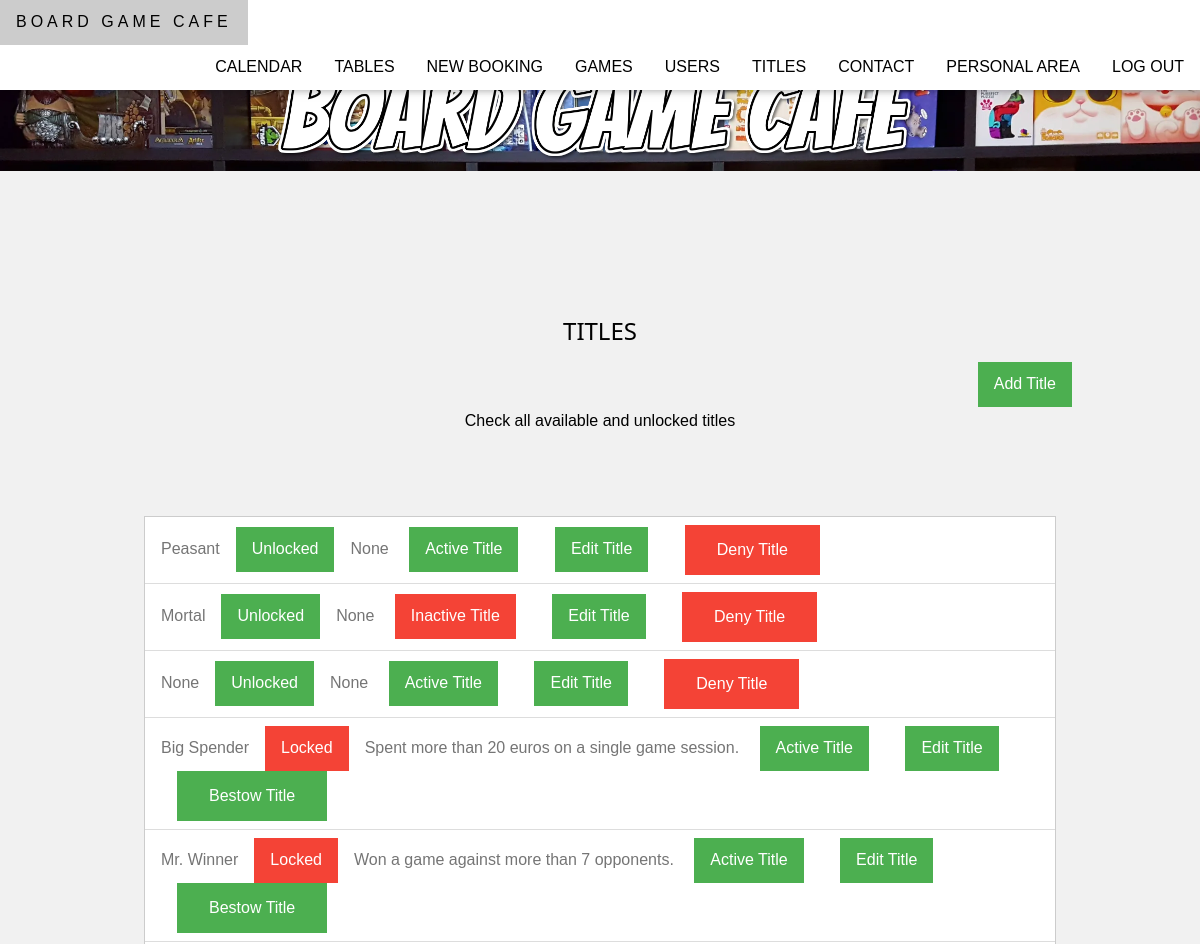
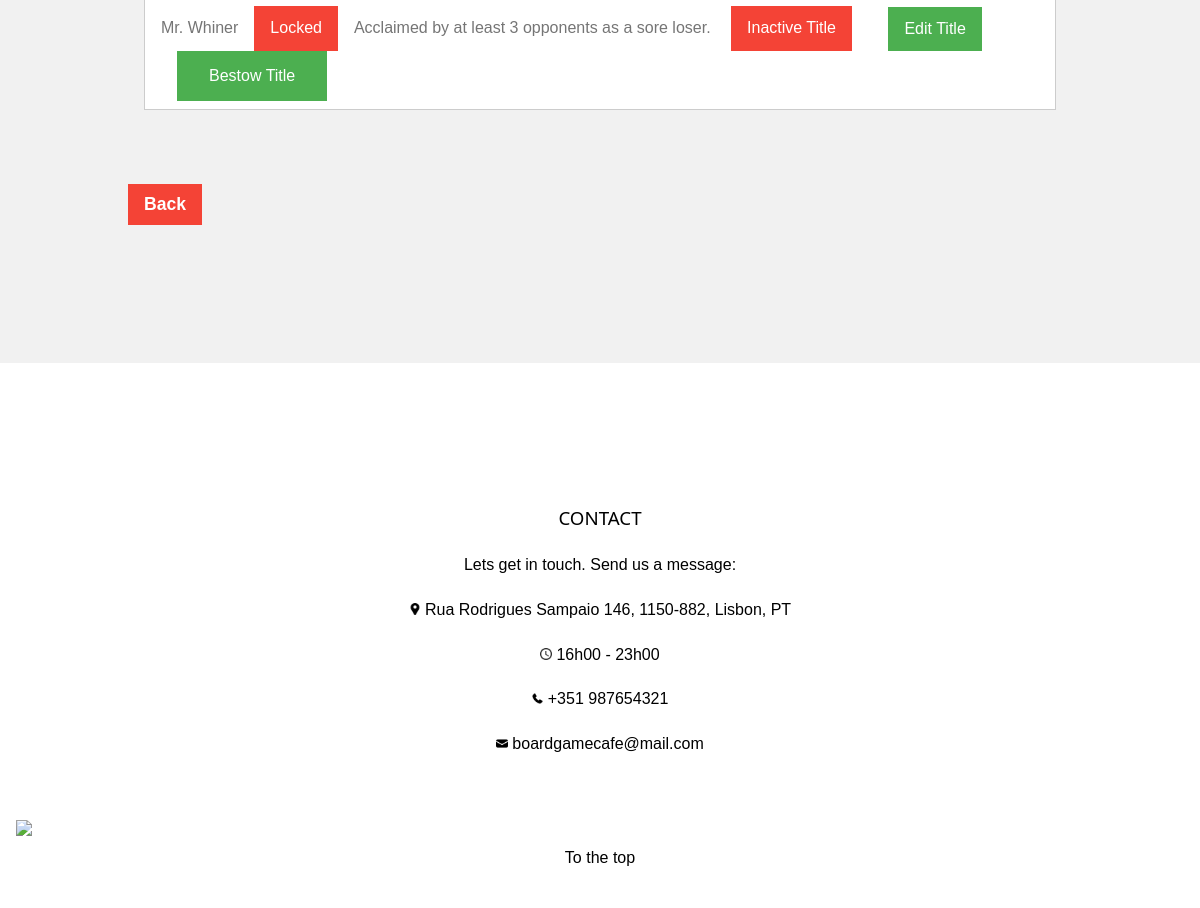
/boardgamecafe/titles (signed in), run on the app's committed database (2 pictures, top to bottom).
### boardgamecafe/models.py (models this page shows)
class Title(models.Model):
    designation = models.CharField(max_length=50, unique=True)
    unlock_conditions = models.TextField()
    log_is_active = models.BooleanField()
    log_date_created = models.DateTimeField()
    log_date_last_update = models.DateTimeField()

### boardgamecafe/views.py (the view)
# urls.py: path('titles', views.titles, name='titles'),
@login_required
def titles(request):
    if request.method == 'POST':
        user_id_title_id = request.POST.get('user_id_title_id')
        if user_id_title_id and request.user.is_superuser:
            split_user_id_title_id = user_id_title_id.split(" ")
            selected_user_id = split_user_id_title_id[0]
            selected_user = get_object_or_404(User, pk=selected_user_id)
            selected_title_id = split_user_id_title_id[1]
            selected_title = get_object_or_404(Title, pk=selected_title_id)
            title_found = selected_user.person.unlocked_titles.all().filter(id=selected_title_id)
            if title_found:
                selected_user.person.unlocked_titles.remove(title_found[0])
            else:
                selected_user.person.unlocked_titles.add(selected_title)
            show_edit = True;
        selected_user_id = request.POST.get('selected_user_id')
        if(selected_user_id):
            selected_user = get_object_or_404(User, pk=selected_user_id)
            if not request.user.is_superuser and selected_user != request.user:
                selected_user = request.user
            show_edit = False;
    else:
        selected_user = request.user
        show_edit = True;
    if Title.objects.all().count() > 0:
        all_titles = Title.objects.all()
        titles = []
        for title in all_titles:
            new_title = {'id': title.id, 'designation': title.designation, 'unlock_conditions': title.unlock_conditions, 'unlocked': selected_user.person.unlocked_titles.filter(pk=title.id).exists(), 'log_is_active': title.log_is_active}
            titles.append(new_title)
        return render(request, 'boardgamecafe/titles.html', {'selected_user': selected_user, 'titles': titles, 'show_edit': show_edit,})
    return render(request, 'boardgamecafe/titles.html', {'selected_user': selected_user, 'show_edit': show_edit,})

### boardgamecafe/templates/boardgamecafe/titles.html (shortened to what this page needs)
{% extends "boardgamecafe/template.html" %}
{% load static %}
{% block content %}
<section class="w3-light-grey w3-center w3-container" style="padding:128px">
    <h1>TITLES</h1>
    {% if user.is_superuser %}
        <a class="w3-green w3-button w3-center w3-right" href="{%  url 'boardgamecafe:addtitle' %}">Add Title</a>
        <br>
    {% endif %}
    {% if titles %}
    <p> Check all available and unlocked titles</p>
    <div class="w3-container w3-content w3-padding-64 w3-center" >
        <ul class="w3-ul w3-border w3-white w3-text-grey">
        {%  for title in titles %}
            {% if user.is_superuser %}
            <li class="w3-padding w3-left-align">
                {{  title.designation }}<span class="w3-tag w3-margin-left w3-margin-right
                {% if title.unlocked %}
                    w3-green">Unlocked
                {% else %}
                    w3-red">Locked
                {% endif %}
                </span>{{  title.unlock_conditions }}
                {% if title.log_is_active %}
                    <span class="w3-tag w3-green w3-margin-left w3-margin-right">Active Title</span>
                {% else %}
                    <span class="w3-tag w3-red w3-margin-left w3-margin-right">Inactive Title</span>
                {% endif %}
                {% if show_edit  %}
                    <a class="w3-green w3-button w3-right-align w3-margin-left w3-margin-right" href="{%  url 'boardgamecafe:edittitle' title.id %}">Edit Title</a>
                {%  endif %}
                {%  if title.unlocked %}
                <form class="w3-red w3-button w3-right-align w3-margin-left w3-margin-right" action="{% url 'boardgamecafe:titles' %}" method="post">
                    <button class="hide-button w3-button button-title-font" name="user_id_title_id" id="user_id_title_id" value="{{ selected_user.id }} {{ title.id }}">Deny Title</button>
                {% else %}
                <form class="w3-green w3-button w3-right-align w3-margin-left w3-margin-right" action="{% url 'boardgamecafe:titles' %}" method="post">
                    <button class="hide-button w3-button button-title-font" name="user_id_title_id" id="user_id_title_id" value="{{ selected_user.id }} {{ title.id }}">Bestow Title</button>
                {% endif %}
                </form>
            </li>
            {% endif %}
        {% endfor %}
        </ul>
    </div>
    {% else %}
        <br>
        <p id="no_titles"> Currently, there are no available titles. </p>
    {%  endif %}
    <div class="form_crude_item">
        <input class="form_crude_btn w3-button w3-red" type="button" value="Back" onclick="history.back()">
    </div>
</section>
{% endblock %}

### boardgamecafe/static/boardgamecafe/css/style.css (style rules this page uses)
body,h1,h2,h3,h4,h5,h6 { font-family: "Raleway", sans-serif }
body, html { height: 100%; line-height: 1.8; }
.hide-button { padding: 0; border: none; background: none; }
.button-title-font { font-size: 16px; }
html { -ms-text-size-adjust:100%;-webkit-text-size-adjust:100% }
body { margin:0 }
h1,h2,h3,h4,h5,h6 { font-family:"Segoe UI",Arial,sans-serif;font-weight:400;margin:10px 0 }
.w3-btn,.w3-button { border:none;display:inline-block;padding:8px 16px;vertical-align:middle;overflow:hidden;text-decoration:none;color:inherit;background-color:inherit;text-align:center;cursor:pointer;white-space:nowrap }
.w3-btn,.w3-button { -webkit-touch-callout:none;-webkit-user-select:none;-khtml-user-select:none;-moz-user-select:none;-ms-user-select:none;user-select:none }
.w3-badge,.w3-tag { background-color:#000;color:#fff;display:inline-block;padding:8px 16px;text-align:center }
.w3-ul { list-style-type:none;padding:0;margin:0 }
.w3-ul li { padding:8px 16px;border-bottom:1px solid #ddd }
.w3-ul li:last-child { border-bottom:none }
.w3-container:after,.w3-container:before,.w3-panel:after,.w3-panel:before,.w3-row:after,.w3-row:before,.w3-row-padding:after,.w3-row-padding:before, .w3-cell-row:before,.w3-cell-row:after,.w3-clear:after,.w3-clear:before,.w3-bar:before,.w3-bar:after { content:"";display:table;clear:both }
.w3-container,.w3-panel { padding:0.01em 16px }
.w3-left-align { text-align:left!important }
.w3-right-align { text-align:right!important }
.w3-center { text-align:center!important }
.w3-border { border:1px solid #ccc!important }
.w3-margin-left { margin-left:16px!important }
.w3-margin-right { margin-right:16px!important }
.w3-padding-64 { padding-top:64px!important;padding-bottom:64px!important }
.w3-right { float:right!important }
.w3-green,.w3-hover-green:hover { color:#fff!important;background-color:#4CAF50!important }
.w3-red,.w3-hover-red:hover { color:#fff!important;background-color:#f44336!important }
.w3-white,.w3-hover-white:hover { color:#000!important;background-color:#fff!important }
.w3-light-grey,.w3-hover-light-grey:hover,.w3-light-gray,.w3-hover-light-gray:hover { color:#000!important;background-color:#f1f1f1!important }
.w3-text-grey,.w3-hover-text-grey:hover,.w3-text-gray,.w3-hover-text-gray:hover { color:#757575!important }
.form_crude_item { display: flex; flex-direction: column; }
.form_crude_item > * { align-self: flex-start; }
.form_crude_btn { font-weight: 600; font-size: 1.1em; padding: 10px 16px; margin: 10px 0; color: #ffffff; background: #14b64a; }

### data on the page
Title: designation "Peasant", unlock_conditions "None"
Title: designation "Mortal", unlock_conditions "None"
Title: designation "None", unlock_conditions "None"
Title: designation "Big Spender", unlock_conditions "Spent more than 20 euros on a single game session."
Title: designation "Mr. Winner", unlock_conditions "Won a game against more than 7 opponents."
Title: designation "Mr. Whiner", unlock_conditions "Acclaimed by at least 3 opponents as a sore loser."
